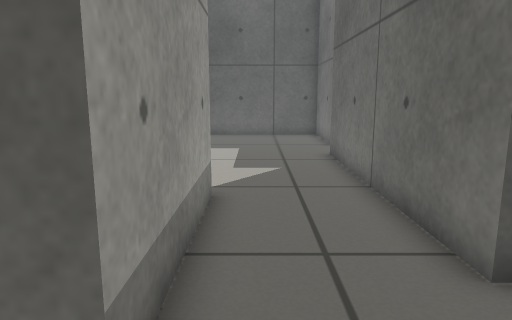
view 1 (above)

17 first-person views from a walk through a Gazebo world. The camera is 0.57 m above the floor, tilts 10° down and sees 70° across. The floor is counted in squares, 0.25 m on a side. Each view is taken from the middle of a square. On the plan, view 1 faces up. The plan holds only what a view shows up to about 20 squares ahead; the rest is blank.

view 2
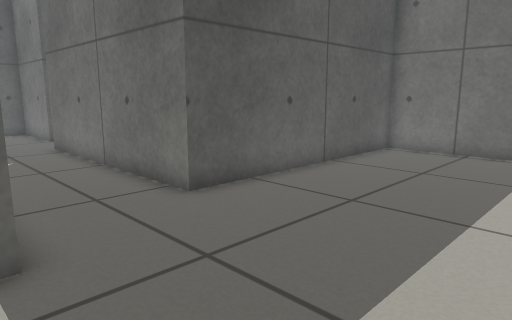

view 3
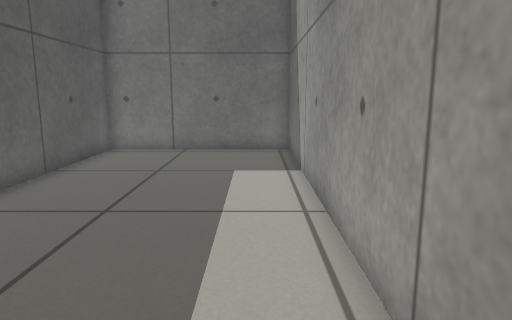

view 4
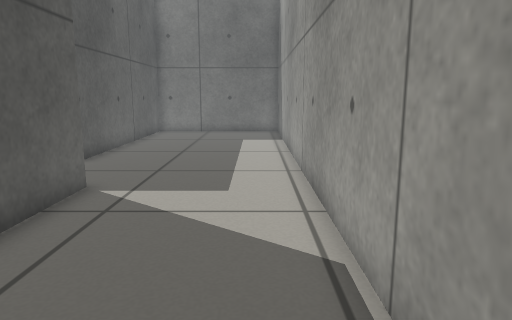

view 5
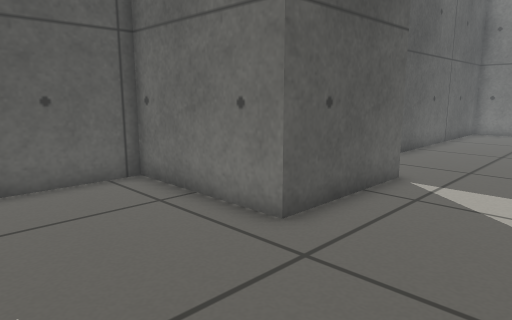

view 6
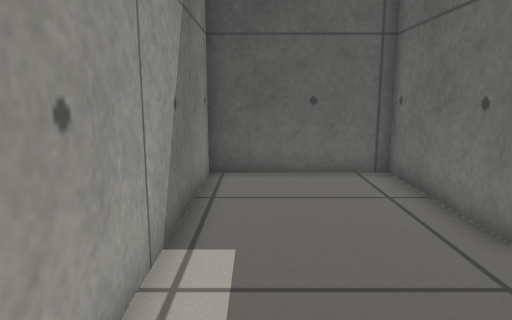

view 7
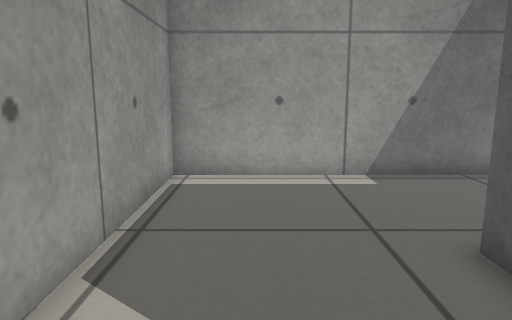

view 8
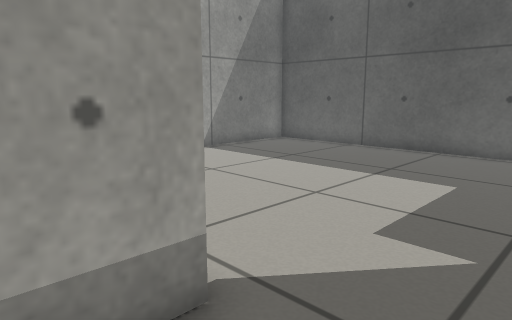

view 9
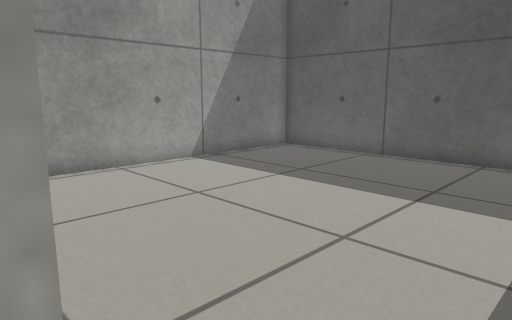

view 10
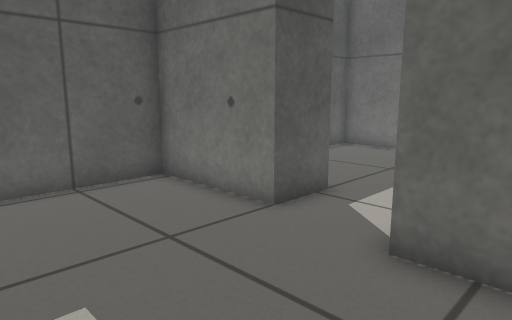

view 11
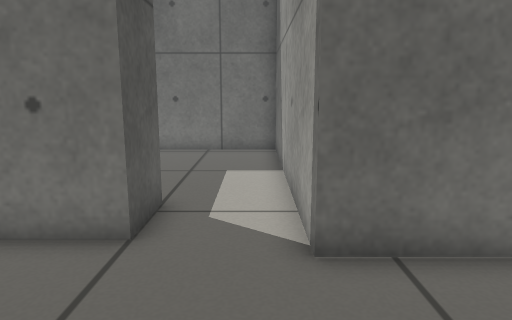

view 12
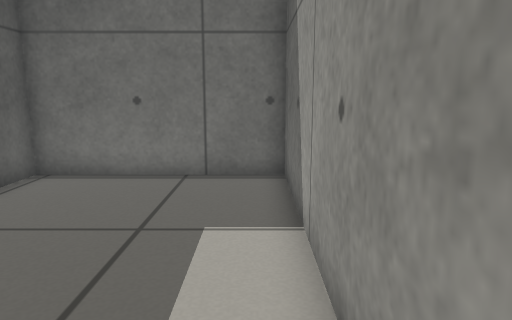

view 13
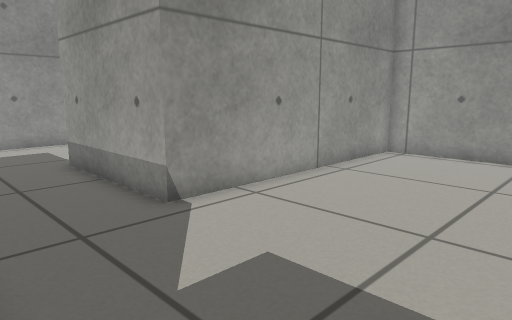

view 14
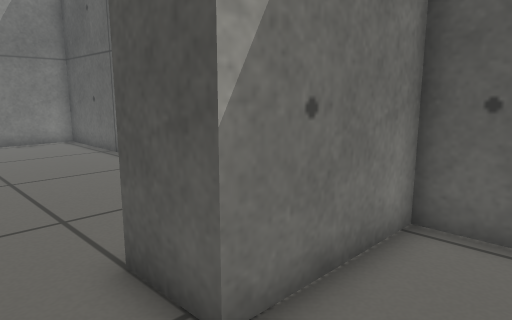

view 15
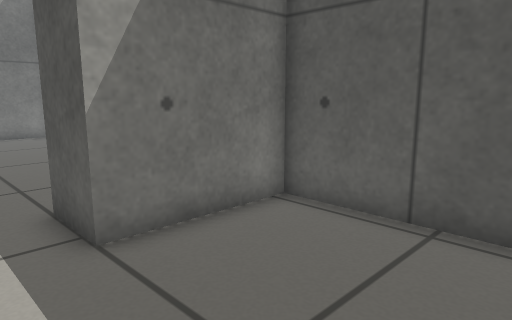

view 16
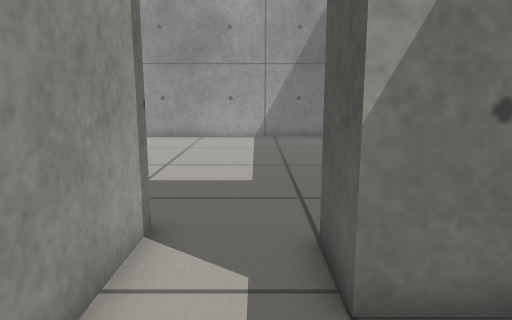

view 17
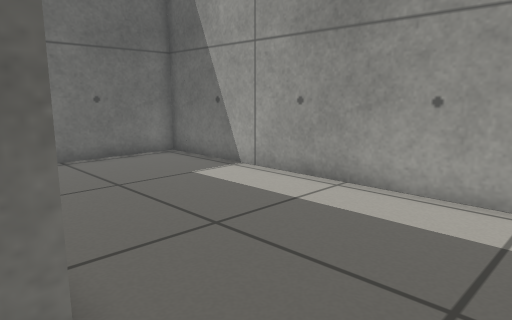

### Floor plan
Points are (right, up) in squares from view 1. A wall is a line through its corners. A room is listed if a view was taken in it or the views show most of it. See-through windows are left out.
Room 1 (views 1, 2, 3, 4, 5, 6, 7, 8, 9, 17)
walls: (-1, 8.3) (-1, 2.3) (-6, 2.3) (-6, 7.7) (-11.4, 7.7) (-11.4, -3.4) (13.4, -3.4) (13.4, 4.2) (2.9, 4.2) (2.9, 8.4)
ways out: opening at (1, 9) to room 2
Room 2 (views 10, 11, 12, 13)
walls: (2.9, 8.4) (2.9, 14.2) (5.4, 14.2); (5.5, 17) (3.5, 17) (3.5, 21.4) (-11.4, 21.4) (-11.4, 8.3) (-1, 8.3)
ways out: opening at (1, 9) to room 1; opening at (4.5, 15.5) to room 3
Room 3 (views 14, 15, 16)
walls: (10, 21.4) (5.5, 21.4) (5.5, 17); (5.4, 14.2) (13.4, 14.2) (13.4, 21.4) (11.9, 21.4)
ways out: opening at (4.5, 15.5) to room 2

Positions as (right, up) in squares from view 1, and headings:
1: (0, 0), facing up
2: (-2, -3), facing up-right
3: (-2, -2), facing right
4: (-10, -2), facing right
5: (-11, -2), facing up-right
6: (-10, -3), facing up
7: (-1, -1), facing left
8: (2, 6), facing up-left
9: (0, 8), facing up-left
10: (-2, 12), facing up-right
11: (-2, 15), facing right
12: (3, 15), facing right
13: (3, 15), facing down-left
14: (8, 15), facing up-left
15: (11, 15), facing up-left
16: (9, 16), facing left
17: (0, 5), facing down-right
